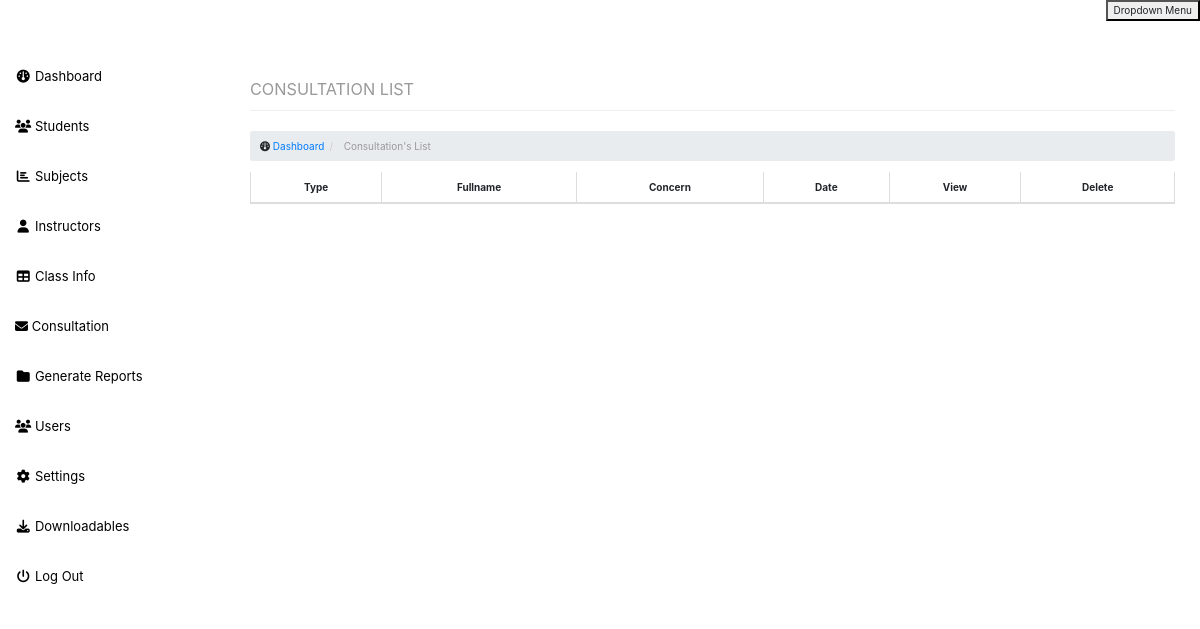
The page /admin/list.php (signed in) on the database as committed earlier.
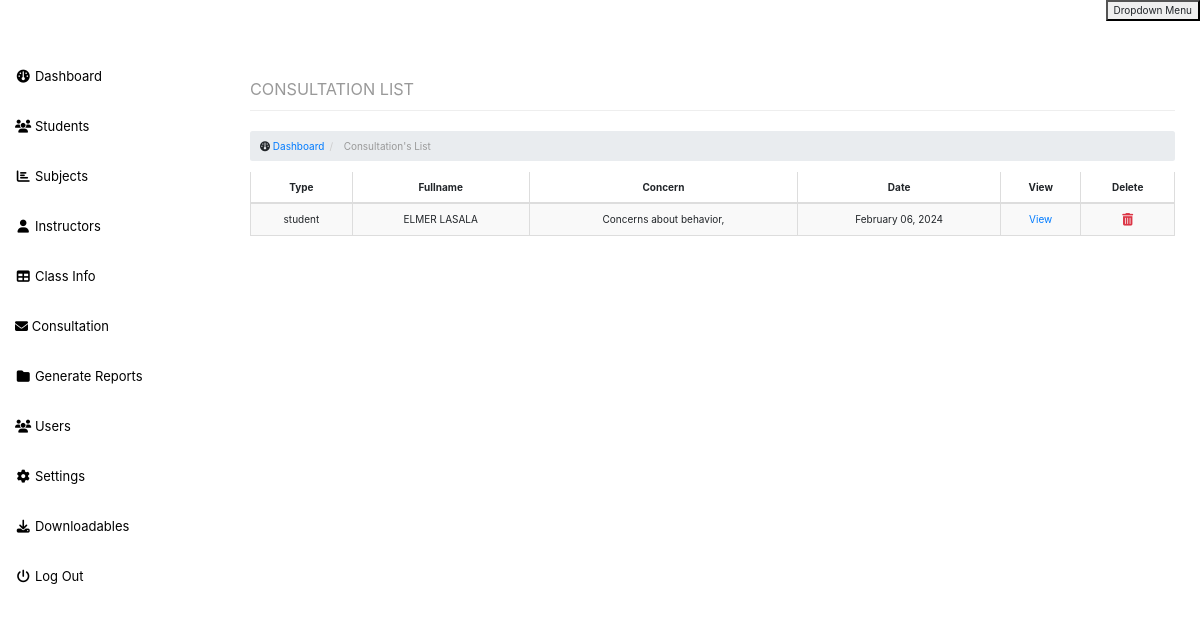
The same page on the database as committed later.
### tables this page shows
CREATE TABLE `userdata` (
  `id` int(11) NOT NULL,
  `username` varchar(100) NOT NULL,
  `email` varchar(255) DEFAULT NULL,
  `display` tinyint(4) DEFAULT 0,
  `password` varchar(100) NOT NULL,
  `fname` varchar(100) NOT NULL,
  `lname` varchar(100) NOT NULL,
  `level` varchar(100) NOT NULL
);

CREATE TABLE `consultations` (
  `id` int(11) NOT NULL,
  `requested_by` varchar(50) DEFAULT NULL,
  `type` varchar(50) DEFAULT NULL,
  `thru` varchar(50) DEFAULT NULL,
  `date` varchar(50) DEFAULT NULL,
  `requested_by_name` varchar(50) DEFAULT NULL,
  `person_attendance` varchar(50) DEFAULT NULL,
  `meeting_number` varchar(50) DEFAULT NULL,
  `areas_concern` longtext DEFAULT NULL,
  `recommendation` varchar(100) DEFAULT NULL,
  `conducted_by` varchar(50) DEFAULT NULL,
  `created_at` timestamp NOT NULL DEFAULT current_timestamp() ON UPDATE current_timestamp(),
  `student_id` int(11) NOT NULL,
  `consultant_id` int(11) NOT NULL
);

### DatabaseService.php (called while the page is built, shortened)
<?php
class DatabaseService
{
    protected $connection;
    public function __construct()
    {
        $servername = "127.0.0.1";
        $username = "u510162695_infotechMCC";
        $password = "infotechMCC2023";
        $dbname = "u510162695_infotechMCC";
        $this->connection = new PDO("mysql:host=$servername;dbname=$dbname", $username, $password);
        $this->connection->setAttribute(PDO::ATTR_ERRMODE, PDO::ERRMODE_EXCEPTION);
    }
    public function fetch($query)
    {
        $statement = $this->connection->prepare($query);
        $statement->execute();
        $statement->setFetchMode(PDO::FETCH_ASSOC);
        return $statement->fetchAll();
    }
}

### Carbon.php (called while the page is built, shortened)
<?php
class Carbon extends DateTime
{
    protected static $testNow;
    protected static function safeCreateDateTimeZone($object)
    {
        if ($object === null) {
            return new DateTimeZone(date_default_timezone_get());
        }
        $tz = @timezone_open((string) $object);
        return $tz;
    }
    public static function parse($time = null, $tz = null)
    {
        return new static($time, $tz);
    }
    public static function getTestNow()
    {
        return static::$testNow;
    }
    public static function hasTestNow()
    {
        return static::getTestNow() !== null;
    }
}

### admin/list.php (the view, shortened to what this page needs)
<?php
    include('include/header.php');
    include('include/sidebar.php');
    include('data/student_model.php');
    include('../Carbon.php');
    include('../DatabaseService.php');
    $dbService = new DatabaseService;
    $selects = 'userdata.level, consultations.id, CONCAT(userdata.fname, " ", userdata.lname) AS name, consultations.areas_concern, consultations.created_at';
    $joins = 'INNER JOIN consultations ON userdata.id  = consultations.student_id';
    $consultations = $dbService->fetch(
        "SELECT {$selects} from userdata {$joins} WHERE consultant_id = {$_SESSION['user_id']} ORDER BY created_at DESC"
    );
?>
<div id="page-wrapper">
    <div class="container-fluid">
        <div class="row">
            <div class="col-lg-12">
                <h1 class="page-header">
                    <small>CONSULTATION LIST</small>
                </h1>
                <ol class="breadcrumb">
                    <li>
                        <i class="fa fa-dashboard"></i> <a href="index.php">Dashboard</a>
                    </li>
                    <li class="active">
                        Consultation's List
                    </li>
                </ol>
            </div>
        </div>
        <div class="row">
            <div class="col-lg-12">
            </div>
        </div>
        <div class="row">
            <div class="col-lg-12">
                <div class="table-responsive">
                    <table class="table table-striped table-bordered" id="consultInformation">
                        <thead>
                            <tr>
                                <th class="text-center">Type</th>
                                <th class="text-center">Fullname</th>
                                <th class="text-center">Concern</th>
                                <th class="text-center">Date</th>
                                <th class="text-center">View</th>
                                <th class="text-center">Delete</th>
                            </tr>
                        </thead>
                        <tbody>
                            <?php foreach($consultations as $consultation): ?>
                                <tr>
                                    <td class="text-center"><?php echo $consultation['level']; ?></td>
                                    <td class="text-center"><?php echo $consultation['name']; ?></td>
                                    <td class="text-center"><?php echo $consultation['areas_concern']; ?></td>
                                    <td class="text-center">
                                        <?php
                                            echo Carbon::parse($consultation['created_at'])->format('F d, Y');
                                        ?>
                                    </td>
                                    <td class="text-center"><a href="form.php?id=<?php echo $consultation['id']; ?>">View</a></td>
                                    <td class="text-center">
                                    <form class="delete-form" method="post">
                                            <button type="submit" name="deleteConsult" class="delete-button" title="Remove" onclick="return confirm('Are you sure you want to delete this consult?');">
                                            </button>
                                        </form>
                                    </td>
                                </tr>
                            <?php endforeach; ?>
                        </tbody>
                    </table>
                </div>
            </div>
        </div>
    </div>
</div>
<?php include('include/footer.php'); ?>

Rows that differ between the two databases and show on the page:
added userdata: level "student", name "ELMER LASALA", consultations.areas_concern "Concerns about behavior,", consultations.created_at "February 06, 2024"
